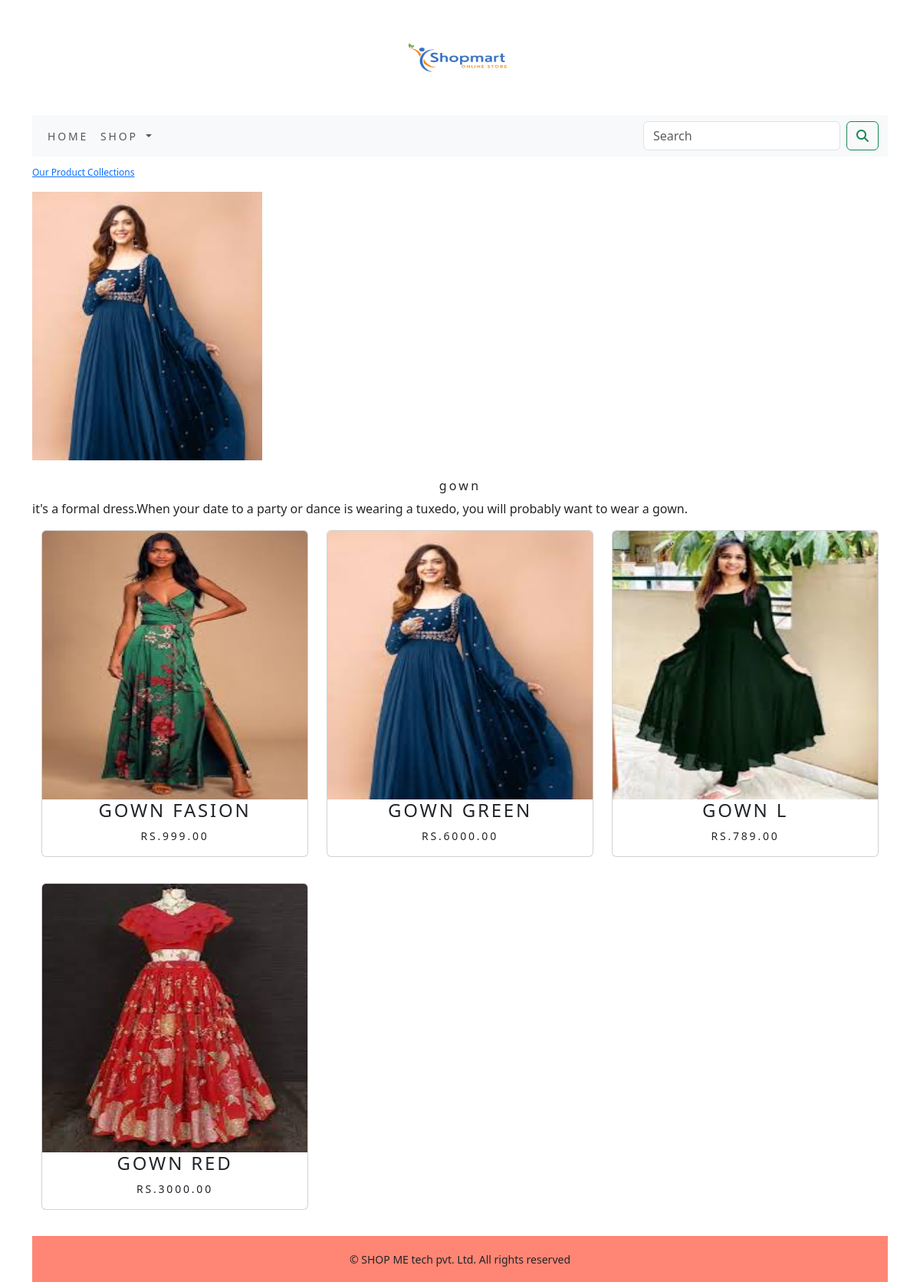
Screenshot of /shop/gown/ with the database file from the repository.
### shop/models.py (models this page shows, shortened)
class Category(models.Model):
    name = models.CharField(max_length=250,unique=True)
    slug = models.SlugField(max_length=250,unique=True)
    description = models.TextField(blank=True)
    image = models.ImageField(upload_to='category',blank=True)
    class Meta:
        ordering = ('name',)
        verbose_name = 'category'
        verbose_name_plural = 'categories'
    def get_url(self):
        return reverse('shop:products_by_category',args=[self.slug])

class Product(models.Model):
    name = models.CharField(max_length=250,unique=True)
    slug = models.SlugField(max_length=250,unique=True)
    description = models.TextField(blank=True)
    price = models.DecimalField(max_digits=10,decimal_places=2)
    category = models.ForeignKey(Category,on_delete=models.CASCADE)
    image = models.ImageField(upload_to='product',blank=True)
    stock = models.IntegerField()
    available = models.BooleanField(default=True)
    created = models.DateTimeField(auto_now_add=True)
    updated = models.DateTimeField(auto_now=True)
    class Meta:
        ordering = ('name',)
        verbose_name = 'product'
        verbose_name_plural ='products'
    def get_url(self):
        return reverse('shop:prodCatdetail',args=[self.category.slug,self.slug])

### shop/views.py (the view)
# urls.py: path('',views.allProductCat,name='allProductCat'),
def allProductCat(request,c_slug=None):
    c_page = None
    products_list = None
    if c_slug != None:
        c_page = get_object_or_404(Category,slug=c_slug)
        products_list = Product.objects.all().filter(category = c_page,available = True)
    else:
        products_list = Product.objects.all().filter(available = True)
    paginator = Paginator(products_list,6)
    try:
        page = int(request.GET.get('page','1'))
    except:
        page = 1
    try:
        products = paginator.page(page)
    except (EmptyPage,InvalidPage):
        products = paginator.page(paginator.num_pages)
    return render(request,"category.html",{'category':c_page,'products':products})

### cart/context_processors.py (called while the page is built)
def counter(request):
    item_count = 0
    if 'admin' in request.path:
        return {}
    else:
        try:
            cart = Cart.objects.filter(cart_id=_cart_id(request))
            cart_items = CartItem.objects.all().filter(cart=cart[:1])
            for cart_item in cart_items:
                item_count += cart_item.quantity
        except Cart.DoesNotExist:
            item_count = 0
    return dict(item_count=item_count)

### cart/views.py (called while the page is built)
def _cart_id(request):
    cart = request.session.session_key
    if not cart:
        cart = request.session.create()
    return cart

### shop/context_processors.py (called while the page is built)
def menu_links(request):
    links = Category.objects.all()
    return dict(links=links)

### templates/category.html (shortened to what this page needs)
{% extends 'base.html' %}
{% load static %}
{% block contend %}
    {% if category %}
        <div>
            <div class="row my_row_class">
                <div class="mx_auto">
                <p><a href="{% url 'shop:allProductCat' %}"> Our Product Collections</a></p>
                </div>
            </div>
        </div>
    {% endif %}
        <div class="mx_auto">
            {% if category %}
                <img  src="{{category.image.url}}" alt="{{category.name}}" width="300px" height="350px">
        </div><br>
    <div>
        <h1 class="text-center my_title">{{ category.name }}</h1>
        <p class="text-justify">{{ category.description }}</p>
        {% endif %}
    <div class="container">
        <div class="row mx_auto">
            {% for product in products %}
            <div class="my_bottom_margin col-9 col-sm-12 col-md-4 col-lg-4">
                <div class="card text-center" style="min-width: 18rem;">
                    <a href="{{product.get_url}}"><img class="card-img-top" src="{{product.image.url}}" alt="{{product.name}}" width="300px" height="350px"></a>
                    <div class="nav-item">
                        <h4>{{product.name}}</h4>
                        <p>Rs.{{product.price}}</p>
                    </div>
                </div><br>
            </div>
            {% endfor %}
        </div>
    </div>
{% endblock %}

### static/css/custom.css (style rules this page uses)
.nav-item { letter-spacing: .2em; font-size: 14px; text-transform: uppercase; }
.my_row_class { padding-top :12px; }
.my_row_class .mx_auto { color:#000; font-size : 12px; }
.my_title { font-size:16px; text_transform:uppercase; letter-spacing:.2em; }
.my_bottom_margin { margin-bottom: 10px; }

### rows the page displays
Category: image (picture), name "gown", description "it's a formal dress.When your date to a party or dance is wearing a tuxedo, you will probably want to wear a gown."
Product: image (picture), name "GOWN FASION", price "999.00"
Product: image (picture), name "GOWN GREEN", price "6000.00"
Product: image (picture), name "GOWN L", price "789.00"
Product: image (picture), name "GOWN RED", price "3000.00"
